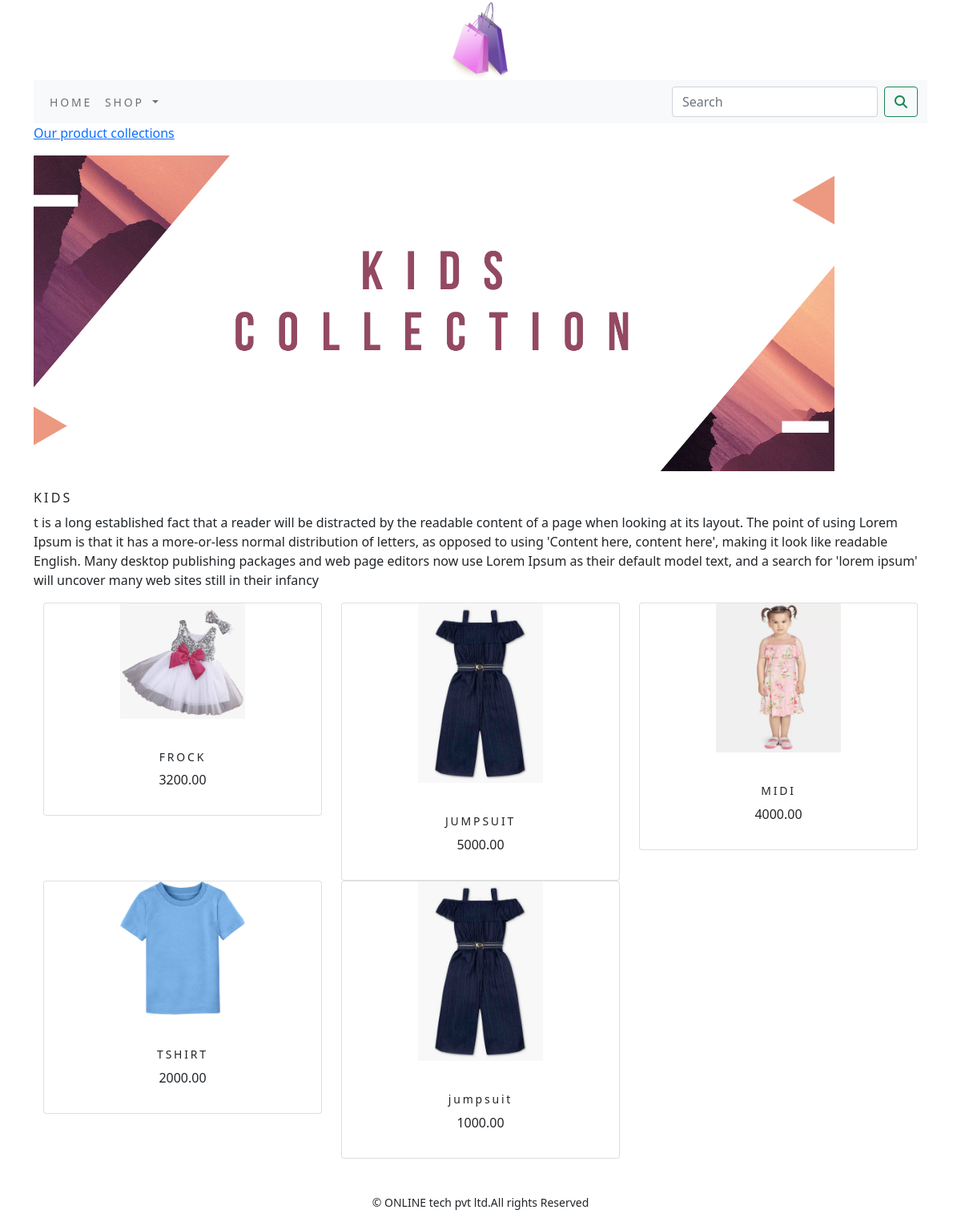
Page /shopapp/kids/ on the committed database.
### shopapp/models.py (models this page shows, shortened)
class Category(models.Model):
    name=models.CharField(max_length=250,unique=True)
    slug=models.SlugField(max_length=250,unique=True)
    description=models.TextField(blank=True)
    image=models.ImageField(upload_to='category',blank=True)
    class Meta:
        ordering=('name',)
        verbose_name='category'
        verbose_name_plural='categories'
    def get_url(self):
        return reverse('shopapp:products_by_category',args=[self.slug])

class Product(models.Model):
    name=models.CharField(max_length=250,unique=True)
    slug=models.SlugField(max_length=250,unique=True)
    description=models.TextField(blank=True)
    price=models.DecimalField(max_digits=10,decimal_places=2)
    category=models.ForeignKey(Category,on_delete=models.CASCADE)
    image=models.ImageField(upload_to='product',blank=True)
    stock=models.IntegerField()
    available=models.BooleanField(default=True)
    created=models.DateTimeField(auto_now_add=True)
    updated=models.DateTimeField(auto_now=True)
    def get_url(self):
        return reverse('shopapp:prodCatdetail',args=[self.category.slug,self.slug])
    class Meta:
        ordering = ('name',)
        verbose_name = 'product'
        verbose_name_plural = 'products'

### shopapp/views.py (the view)
# urls.py: path('', views.allProdCat, name='allProdCat'),
def allProdCat(request,c_slug=None):
    c_page=None
    products_list=None
    if c_slug!=None:
        c_page=get_object_or_404(Category,slug=c_slug)
        products_list =Product.objects.all().filter(category=c_page,available=True)
    else:
        products_list=Product.objects.all().filter(available=True)
    paginator=Paginator(products_list,6)
    try:
        page=int(request.GET.get('page','1'))
    except:
        page=1
    try:
        products=paginator.page(page)
    except (EmptyPage,InvalidPage):
        products=paginator.page(paginator.num_pages)
    return render(request,"category.html",{'category':c_page,'products':products})

### cart/context_processors.py (called while the page is built)
def counter(request):
    item_count=0
    if 'admin' in request.path:
        return {}
    else:
        try:
            cart=Cart.objects.filter(cart_id=_cart_id(request))
            cart_items=CartItem.objects.all().filter(cart=cart[:1])
            for cart_item in cart_items:
                item_count +=cart_item.quantity
        except Cart.DoesNotExist:
            item_count=0
    return dict(item_count=item_count)

### cart/views.py (called while the page is built)
def _cart_id(request):
    cart=request.session.session_key
    if not cart:
        cart=request.session.create()
    return cart

### shopapp/context_processors.py (called while the page is built)
def menu_links(request):
    links=Category.objects.all()
    return dict(links=links)

### templates/category.html (shortened to what this page needs)
{% extends 'base.html' %}
{% load static %}
{% block content %}
{% if category %}
    <div>
        <div class="row my_row_class">
            <div class="mx-auto">
                <p><a href="{% url 'shopapp:allProdCat' %}">Our product collections</a></p>
        </div>
            </div>
    </div>
    {% endif %}
<div class="mx_auto">
    {% if category %}
    <img class="my_image" src="{{category.image.url}}" alt="{{category.name}}" width="1000;" height="700;">
</div>
    <br>
<div>
    <h1 class="text_center my_title">{{category.name}}</h1>
    <p class="text-justify">{{category.description}}</p>
</div>
    {% endif %}
<div class="container">
    <div class="row mx_auto">
        {% for product in products.object_list %}
        <div class="my_bottom_margin col-9 col-sm-12 col-md-4 col-lg-4">
            <div class="card text-center" style="min-width:18rem;">
                    <a href="{{product.get_url}}"><img class="card-img-top my_image"  src="{{product.image.url}}" alt="productname" style="width:45%" ></a>
                <br>
            <div class="card-body">
                <h4>{{product.name}}</h4>
                <p>{{product.price}}</p>
            </div>
            </div>
        </div>
        {% endfor %}
    </div>
    <br>
</div>
{% endblock %}

### static/css/custom.css (style rules this page uses)
body { font-family: 'Roboto', sans-serif; }
.my_row_class { padding_top : 15px; }
.my_image { width=100%; height:auto; }
.my_title { font-size:16px; text_transform:uppercase; letter-spacing:.2em; }
.my_bottom_margin { margin_bottom:10px; }
.card-body h4 { font-size:14px; text_transform=uppercase; letter-spacing:.2em; }

### rows in the picture
Category: image (picture), name "KIDS", description "t is a long established fact that a reader will be distracted by the readable content of a page when looking at its layout. The point of using Lorem Ipsum is that it has a more-or-less normal distribution of letters, as opposed to using 'Content here, content here', making it look like readable English. Many desktop publishing packages and web page editors now use Lorem Ipsum as their default model text, and a search for 'lorem ipsum' will uncover many web sites still in their infancy"
Product: image (picture), name "FROCK", price "3200.00"
Product: image (picture), name "JUMPSUIT", price "5000.00"
Product: image (picture), name "MIDI", price "4000.00"
Product: image (picture), name "TSHIRT", price "2000.00"
Product: image (picture), name "jumpsuit", price "1000.00"
